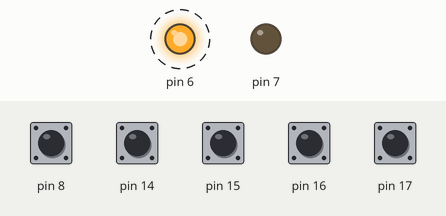
Recording of a sketch running on a simulated Arduino Uno, built with avr-gcc and run on an emulated ATmega328P. Shown: output pins drawn as LEDs (lit = HIGH). Dashed ring = blinking. The test bench sets the inputs (shaded band); at power-on: pin 8, pin 14–17 HIGH.

Above: at 0.87 s.
1.3 s: pin 8 pulled LOW for 0.15 s
At 1.87 s:
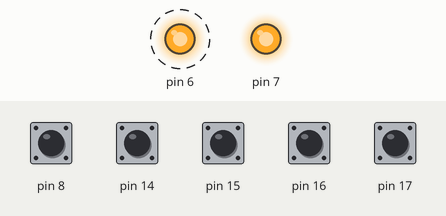
4.3 s: pin 8 pulled LOW for 3.2 s
At 4.62 s:
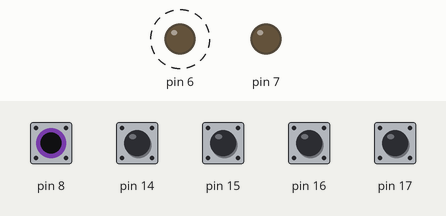
Timing chart, 0 to 15.0 s (numbered marks = the images above; inputs shaded):
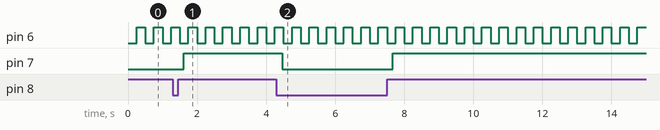

Measured:
- after the input at 1.3 s, pin 7: LOW → HIGH after 0.31 s
- after the input at 4.3 s, pin 7: HIGH → LOW after 0.16 s, → HIGH 3.2 s later
- by itself, pin 6: alternates HIGH for 0.25 s and LOW for 0.25 s

The sketch:

discrete_delay_timered.ino
```cpp
// Timer-based pin delay.
// Echoes the state of a line input pin (PB0) to a line output pin (PD7),
// delayed by user-configurable delay (PC3 through PC0), ranging from 10ms (0b0000),  to 160ms (0b1111).
// Delay configuration pins (PC3 through PC0) have pullup resistors (so tying none to GND results in a delay of 160ms).
// Fairly precise, since a timer is used.
// However, line input pin fluctuations within the delay window will produce unexpected results,
// for example, missed input pulse.
// DO NOT induce pin fluctuations within the delay window.
// Accuracy depends on the accuracy of the microcontroller's oscillator.
// Includes built-in 250ms pin toggling on pin PD6 (e.g., this can be tied to PB0 to have PB0 receive a 2Hz square wave).
// Accreditation should be done via logic analyzer / oscilloscope, or similar.


byte outputValue = 0; // stores the state that will be used to set the line output pin
int lineDelayIn10msChunks = 0;
int calculated_OCR1A = 0;


void setup() {
  // Use port C (C3, C2, C1, C0) as the 4-bit nibble used to determine delay
  // These are atmega328p pins 26/25/24/23 or labeled pins A3/A2/A1/A0 (17/16/15/14) respectively
  DDRC &= ~((1 << PC3) | (1 << PC2) | (1 << PC1) | (1 << PC0));  // set as inputs (set direction value to 0)
  PORTC |= ((1 << PC3) | (1 << PC2) | (1 << PC1) | (1 << PC0));  // enable internal pullup resistors

  // Use port B (B0) as the line input pin
  // This is atmega328p pin 12, or labeled pin 8 respectively
  DDRB &= ~(1 << PB0);  // set as input
  PORTB |= (1 << PB0);  // enable internal pullup resistor (not strictly needed for driven line, but done to prevent ambiguity)

  // Use port D (D7) as the line output pin
  // This is atmega328p pin 11, or labeled pin 7 respectively, and atmega328p pin 10, or labeled pin 6 respectively
  DDRD |= (1 << PD7) | (1 << PD6);  // set delayed output (PD7) and built-in toggle (PD6) as outputs.
  PORTD &= ~((1 << PD7) | (1 << PD6));  // initially set both to 0.

  lineDelayIn10msChunks = ((0x0f & PINC)+1); //((0x0f & PINC)+1) * 10;
  calculated_OCR1A = (lineDelayIn10msChunks * F_CPU / 6400)-1; // For 8Mhz, 10ms would correspond to 1*8000000/6400=1250 (16mhz, 1*16000000/6400=1250), 160ms 16*8000000/6400=20000 (16Mhz, 16*16000000/6400=40000)

  // setup pin state change interrupt for the line input pin
  PCICR |= (1 << PCIE0);  // enable pin change interrupts on port B
  PCMSK0 |= (1 << PCINT0);  // corresponds to PB0

  // Set Timer1 values
  TCCR1A = 0; // not needed, set to 0
  TCCR1B = (1 << WGM12) | (1 << CS11) | (1 << CS10);  // Turn on CTC mode, and set the clk/64 prescaler.

  sei(); // enable interrupts
}


ISR(PCINT0_vect) {

  // Set Timer1 to correspond to the chosen delay
  cli(); // temporarily disable interrupts

  TCNT1 = 0; // initialize counter to 0
  OCR1A = calculated_OCR1A;
  TIFR1 = (1<<OCF1A); // Clear flag, if set
  TIMSK1 |= (1 << OCIE1A); // enable timer compare interrupt.

  outputValue = PINB & (1 << PB0);

  sei();
}


ISR(TIMER1_COMPA_vect) {

  // Set the line output pin
  if(outputValue) {
    PORTD |= (1 << PD7);
  } else {
    PORTD &= ~(1 << PD7);
  }

  // Disable this timer interrupt (will be enabled on next pin state change)
  TIMSK1 &= ~(1 << OCIE1A);
}

void loop() {
  delay(250);
  PORTD ^= (1 << PD6);
}
```
